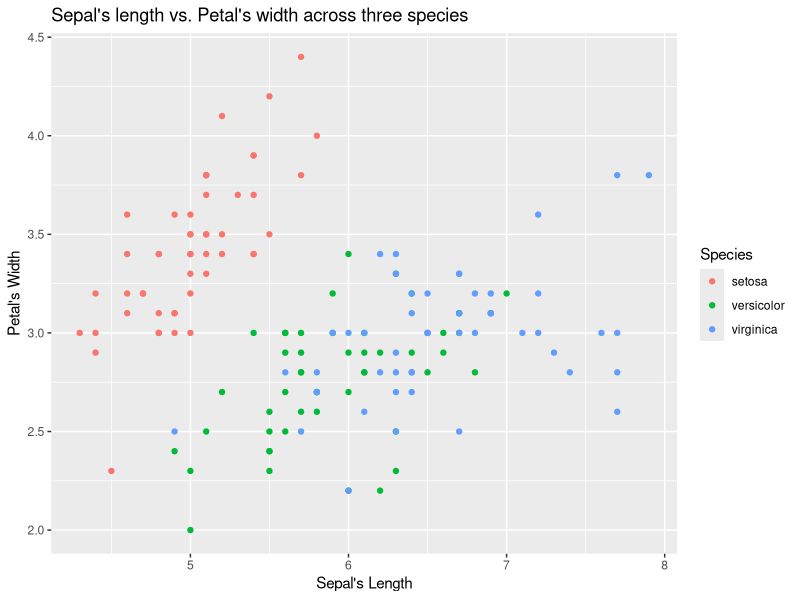
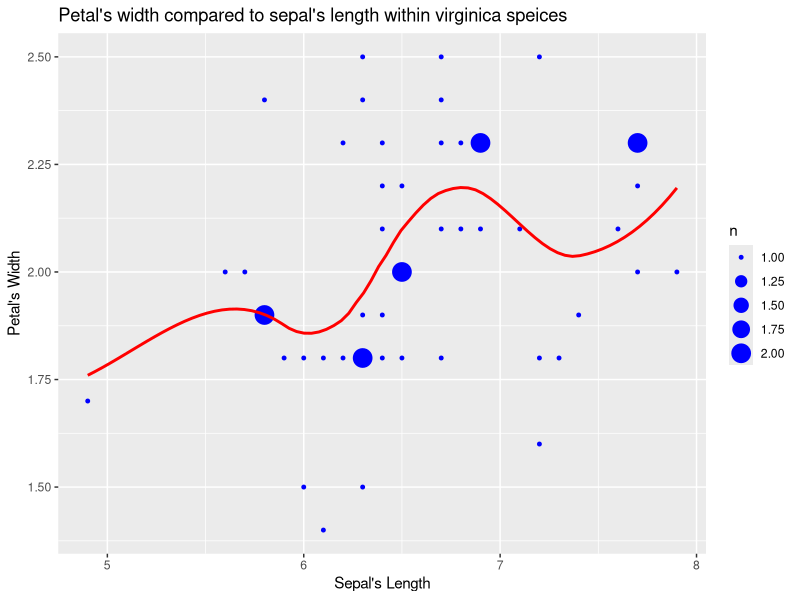

The R source for these figures, in order:
## ---- chunk 1
knitr::opts_chunk$set(echo = TRUE)
library(tidyverse)
library(dplyr)
library(tidyr)
library(ggplot2)

iris = iris
## ---- chunk 2
str(iris)
## ---- chunk 3
ggplot(iris, aes(x = Sepal.Length, y = Sepal.Width, color = Species)) +
  geom_point() +
  labs(x = "Sepal's Length",
       y = "Petal's Width",
       title = "Sepal's length vs. Petal's width across three species")
## ---- chunk 4
iris_filtered <- iris %>%
  filter(Species == "virginica")

ggplot(iris_filtered, aes(x = Sepal.Length, y = Petal.Width)) +
  geom_count(color = "blue") +
  geom_smooth(method = "loess", col ="red", se = FALSE) +
  labs(x = "Sepal's Length",
       y = "Petal's Width",
       title = "Petal's width compared to sepal's length within virginica speices")
